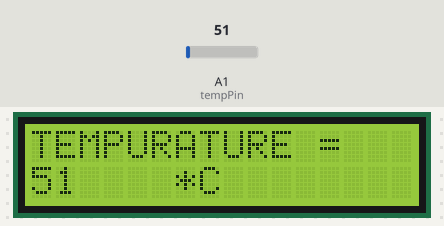
Simulated run of this sketch. Board: Arduino Uno, built with avr-gcc and run on an emulated ATmega328P. Shown: 16×2 character LCD. The inputs (shaded band) are chosen by the test bench; at power-on: A1 (tempPin) = 51.

Above: at 1.2 s.
1.3 s: A1 (tempPin) set to 61
At 2.7 s:
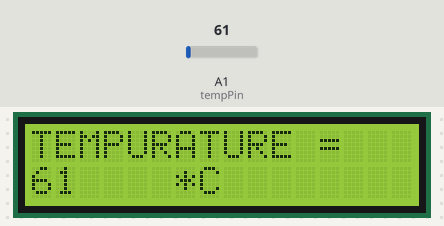
5.4 s: A1 (tempPin) set to 71
At 6.5 s:
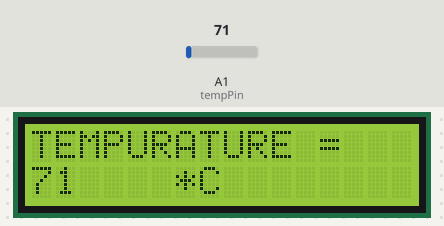
8.5 s: A1 (tempPin) set to 86
At 9.4 s:
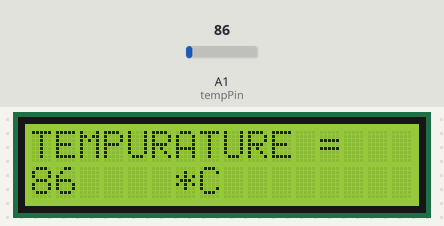
Timing chart, 0 to 11.5 s (numbered marks = the images above; inputs shaded):
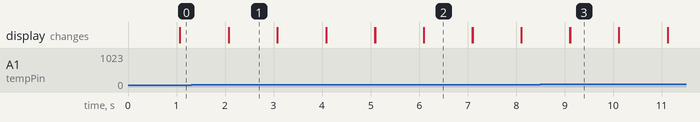

Measured:
- after the input at 1.3 s, the display: first differs from a run without the input after 0.78 s (image 1)
- after the input at 5.4 s, the display: first differs from a run without the input after 0.70 s (image 2)
- after the input at 8.5 s, the display: first differs from a run without the input after 0.61 s (image 3)
- what the display in image 1 shows lasts 1.0 s, from 2.1 s to 3.1 s

The sketch:

sketch_jun01a.ino
```cpp
#include <LiquidCrystal.h>
LiquidCrystal lcd(12,11,5,4,3,2);
int val;
int tempPin = 1;

void setup() {
  lcd.begin (16,2);
}

void loop() {
  val = analogRead(tempPin);
  lcd.print("TEMPURATURE = ");
  lcd.setCursor(0,1);
  lcd.print(val);
  lcd.setCursor(5,1);
  lcd.print(" *C");
  delay(1000);
  lcd.clear();
}
```
